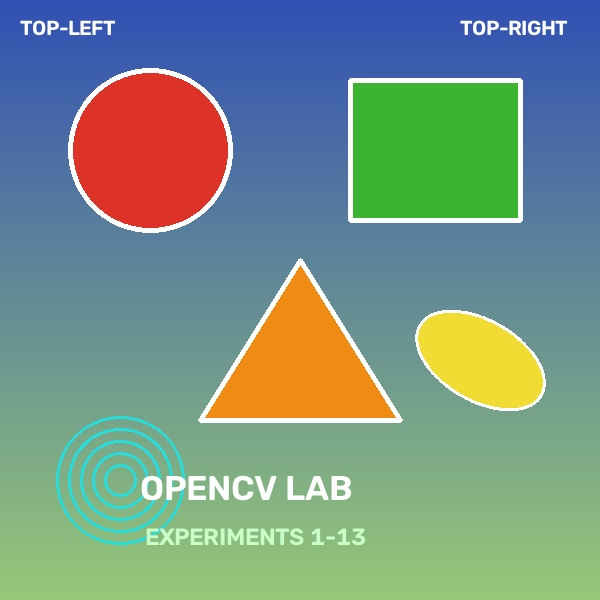
#> input picture LAB/photo.jpg, 600 x 600 px
$ python 'experiment 11.py'
#> lines starting #> are read from the running program, lines starting #| are printed output that depends on the picture
"""
EXPERIMENT 11
Aim: Perform a 180-degree rotation clockwise along the y-axis for the given image.
"""
import cv2
import os

img_path = "photo.jpg" if os.path.exists("photo.jpg") else "sample.jpg"
image = cv2.imread(img_path)
#> image is the input picture: shape (600, 600, 3); mean B, G, R 133.6, 146.9, 119.8
if image is None:
    raise FileNotFoundError(f"Image not found at {img_path}")

# 180-degree rotation
rotated_180 = cv2.rotate(image, cv2.ROTATE_180)
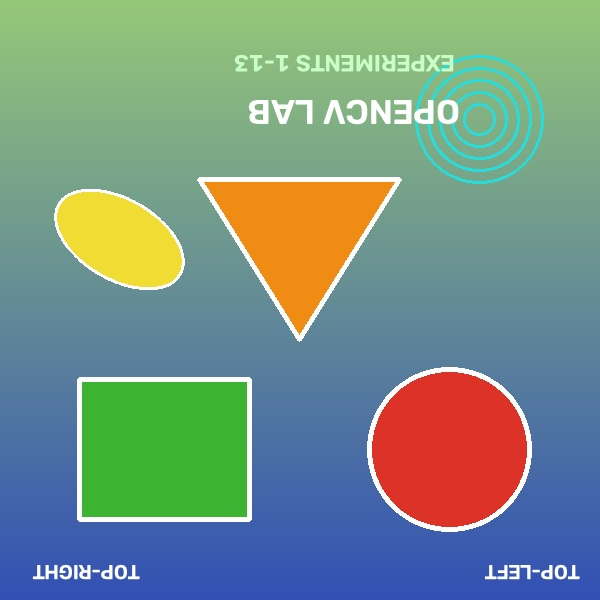
#> rotated_180: shape (600, 600, 3); mean B, G, R 133.6, 146.9, 119.8

cv2.imwrite("experiment 11_output.jpg", rotated_180)
print("[OK] Saved experiment 11_output.jpg")

cv2.imshow("Original Image", image)
cv2.imshow("180 Degree Rotation", rotated_180)
cv2.waitKey(1000)
cv2.destroyAllWindows()

$ run again, with LAB/experiment 10_y_axis_flipped.jpg copied over LAB/photo.jpg
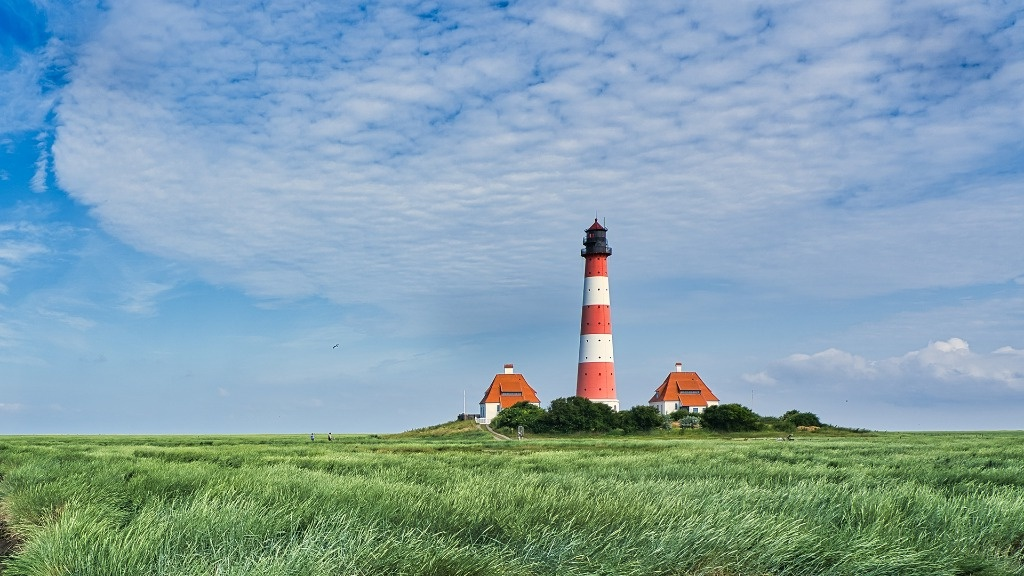
#> input picture LAB/experiment 10_y_axis_flipped.jpg, 1024 x 576 px
#> image is the input picture: shape (576, 1024, 3); mean B, G, R 170.9, 160.8, 129.9
#> `rotated_180 = cv2.rotate(image, cv2.ROTATE_180)`:
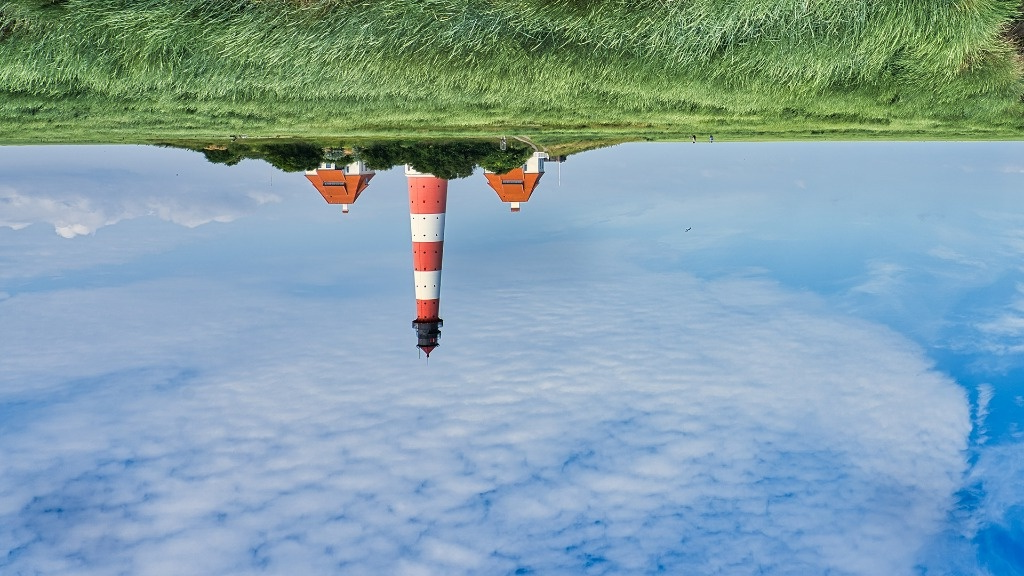
#> rotated_180: shape (576, 1024, 3); mean B, G, R 170.9, 160.8, 129.9
